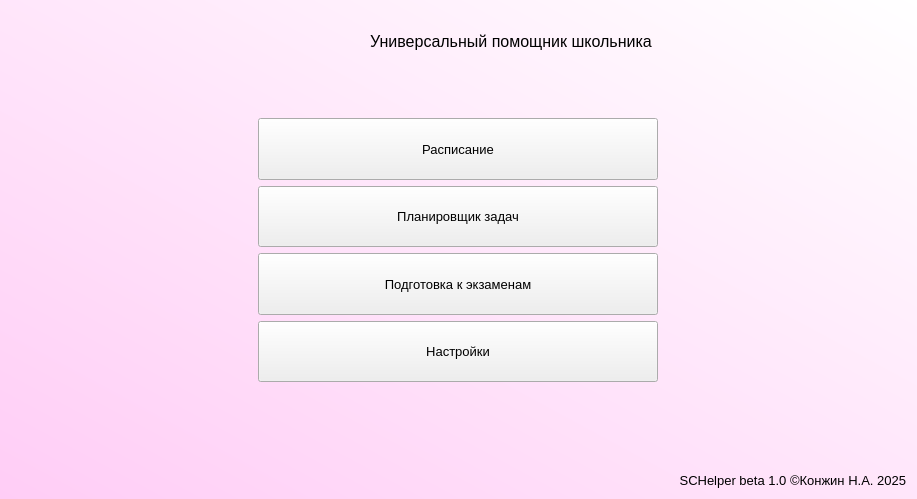
<?xml version="1.0" encoding="UTF-8"?>
<ui version="4.0">
 <class>MainWindow</class>
 <widget class="QWidget" name="MainWindow">
  <property name="geometry">
   <rect>
    <x>0</x>
    <y>0</y>
    <width>917</width>
    <height>499</height>
   </rect>
  </property>
  <property name="font">
   <font>
    <pointsize>10</pointsize>
   </font>
  </property>
  <property name="windowTitle">
   <string>Универсальный помощник школьника</string>
  </property>
  <property name="styleSheet">
   <string notr="true">background-color:qlineargradient(spread:pad, x1:0, y1:1, x2:1, y2:0, stop:0 rgba(255, 205, 246, 255), stop:1 rgba(255, 255, 255, 255))</string>
  </property>
  <layout class="QGridLayout" name="gridLayout_4">
   <item row="1" column="1">
    <widget class="QLabel" name="label_footer">
     <property name="maximumSize">
      <size>
       <width>16777215</width>
       <height>50</height>
      </size>
     </property>
     <property name="styleSheet">
      <string notr="true">background-color: none
</string>
     </property>
     <property name="text">
      <string>SCHelper beta 1.0 ©Конжин Н.А. 2025</string>
     </property>
     <property name="alignment">
      <set>Qt::AlignBottom|Qt::AlignRight|Qt::AlignTrailing</set>
     </property>
    </widget>
   </item>
   <item row="1" column="0">
    <layout class="QHBoxLayout" name="horizontalLayout_2"/>
   </item>
   <item row="0" column="0" colspan="2">
    <layout class="QGridLayout" name="gridLayout_5" columnstretch="0">
     <property name="sizeConstraint">
      <enum>QLayout::SetMinAndMaxSize</enum>
     </property>
     <item row="7" column="0">
      <widget class="QPushButton" name="button3">
       <property name="maximumSize">
        <size>
         <width>400</width>
         <height>150</height>
        </size>
       </property>
       <property name="styleSheet">
        <string notr="true">background-color: none</string>
       </property>
       <property name="text">
        <string>Настройки</string>
       </property>
      </widget>
     </item>
     <item row="5" column="0">
      <widget class="QPushButton" name="button1">
       <property name="maximumSize">
        <size>
         <width>400</width>
         <height>150</height>
        </size>
       </property>
       <property name="styleSheet">
        <string notr="true">background-color: none</string>
       </property>
       <property name="text">
        <string>Планировщик задач</string>
       </property>
      </widget>
     </item>
     <item row="6" column="0">
      <widget class="QPushButton" name="button2">
       <property name="maximumSize">
        <size>
         <width>400</width>
         <height>150</height>
        </size>
       </property>
       <property name="styleSheet">
        <string notr="true">background-color: none</string>
       </property>
       <property name="text">
        <string>Подготовка к экзаменам</string>
       </property>
      </widget>
     </item>
     <item row="4" column="0">
      <widget class="QPushButton" name="button">
       <property name="maximumSize">
        <size>
         <width>400</width>
         <height>150</height>
        </size>
       </property>
       <property name="styleSheet">
        <string notr="true">background-color: none</string>
       </property>
       <property name="text">
        <string>Расписание</string>
       </property>
      </widget>
     </item>
     <item row="8" column="0">
      <spacer name="verticalSpacer">
       <property name="orientation">
        <enum>Qt::Vertical</enum>
       </property>
       <property name="sizeType">
        <enum>QSizePolicy::Fixed</enum>
       </property>
       <property name="sizeHint" stdset="0">
        <size>
         <width>20</width>
         <height>50</height>
        </size>
       </property>
      </spacer>
     </item>
     <item row="2" column="0">
      <layout class="QHBoxLayout" name="horizontalLayout">
       <item>
        <widget class="QLabel" name="label_2">
         <property name="maximumSize">
          <size>
           <width>100</width>
           <height>100</height>
          </size>
         </property>
         <property name="styleSheet">
          <string notr="true">background-color: none</string>
         </property>
         <property name="text">
          <string/>
         </property>
         <property name="pixmap">
          <pixmap>resources/LOGO.png</pixmap>
         </property>
         <property name="scaledContents">
          <bool>true</bool>
         </property>
        </widget>
       </item>
       <item>
        <widget class="QLabel" name="label">
         <property name="font">
          <font>
           <pointsize>12</pointsize>
          </font>
         </property>
         <property name="styleSheet">
          <string notr="true">background-color: none</string>
         </property>
         <property name="text">
          <string>Универсальный помощник школьника</string>
         </property>
         <property name="alignment">
          <set>Qt::AlignCenter</set>
         </property>
        </widget>
       </item>
      </layout>
     </item>
     <item row="3" column="0">
      <spacer name="verticalSpacer_2">
       <property name="orientation">
        <enum>Qt::Vertical</enum>
       </property>
       <property name="sizeType">
        <enum>QSizePolicy::Fixed</enum>
       </property>
       <property name="sizeHint" stdset="0">
        <size>
         <width>20</width>
         <height>40</height>
        </size>
       </property>
      </spacer>
     </item>
    </layout>
   </item>
  </layout>
 </widget>
 <resources/>
 <connections/>
</ui>
